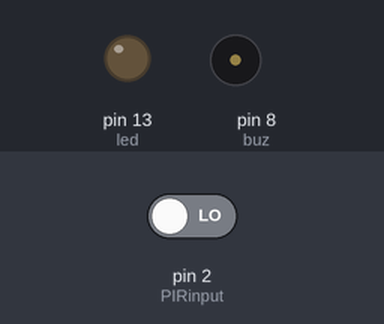
Bench run of a sketch on a simulated Arduino Uno, built with avr-gcc and run on an emulated ATmega328P. On the bench: output pins drawn as LEDs (lit = HIGH), buzzer (waves = sounding). Dashed ring = blinking. The test bench sets the inputs (shaded band); at power-on: pin 2 (PIRinput) LOW.

Above: at 1.2 s.
1.3 s: pin 2 (PIRinput) driven HIGH
At 1.55 s:
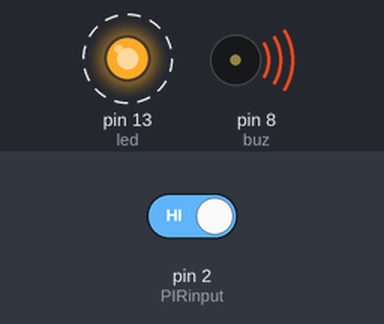
4.3 s: pin 2 (PIRinput) driven LOW
At 4.3 s:
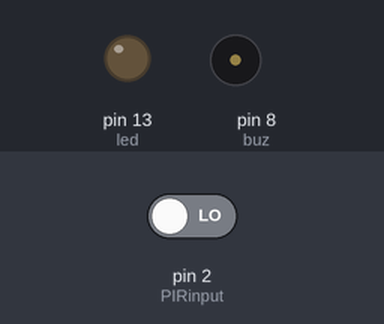
Timing chart, 0 to 7.3 s (numbered marks = the images above; inputs shaded):
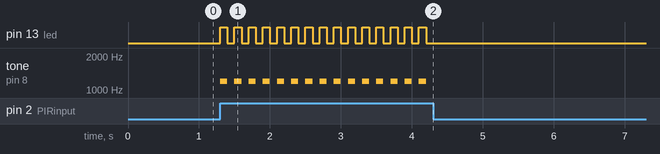

Measured:
- after the input at 1.3 s, pin 13 (led): alternates HIGH for 0.10 s and LOW for 0.10 s, starting at once; tone on pin 8 (buz): alternates 1200 Hz for 0.10 s and silent for 0.10 s, starting at once
- after the input at 4.3 s, pin 13 (led): stops changing and stays LOW; tone on pin 8 (buz): stops changing and stays silent

The sketch:

pir_project.ino
```cpp
//PIR Motion sensor interfacing
const int buz = 8;
const int PIRinput = 2;
const int led = 13;
int motion = 0;

void setup (){

pinMode(buz,OUTPUT);
pinMode (led,OUTPUT);
pinMode (PIRinput, INPUT);
}

void loop (){
  //reading the PIR status and stores to variable motion
motion = digitalRead(PIRinput);
if(motion == HIGH){
  tone(buz,1200);
  digitalWrite(led, HIGH);
  delay(100);
  noTone(buz);
  digitalWrite(led,LOW);
  delay(100);
}
else{
  noTone(buz);
  digitalWrite(led, LOW);
}
}
```
